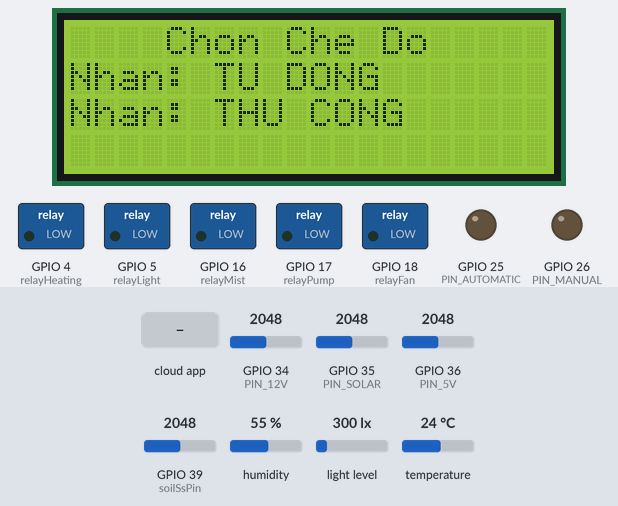
The program below on a simulated ESP32. Parts: 20×4 character LCD, switched loads named in the program (green lamp = pin HIGH), output pins drawn as LEDs (lit = HIGH). Inputs (shaded band) come from the test bench; at power-on: humidity 55 %, GPIO 39 (soilSsPin) = 2048, temperature 24 °C, GPIO 34 (PIN_12V) = 2048, GPIO 35 (PIN_SOLAR) = 2048, GPIO 36 (PIN_5V) = 2048, light level 300 lx. WiFi joins after 1.5 s; servers stay silent unless stated; the Firebase database answers and starts empty; what the program prints to the serial monitor is not drawn.

Above: at 5.5 s.
5.6 s: the phone or cloud app sets AModeActive to AUTOMATIC
At 7.1 s:
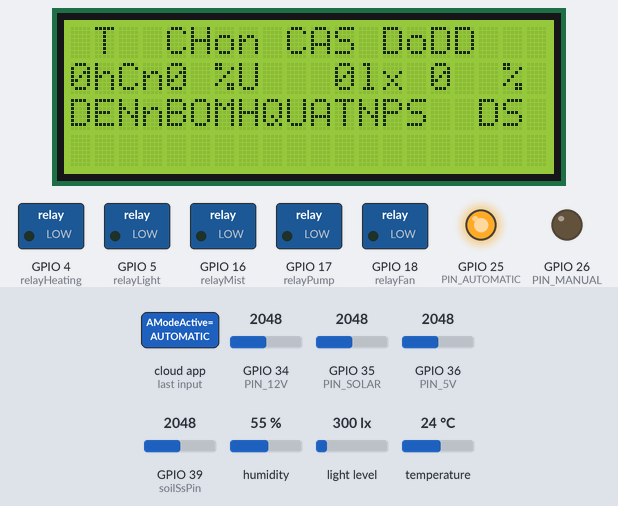
19.2 s: humidity set to 51 %
At 28.2 s:
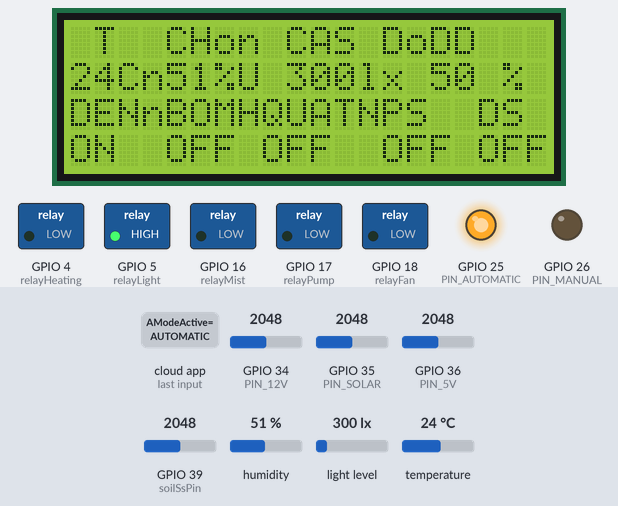
29.4 s: humidity set to 47 %
At 38.9 s:
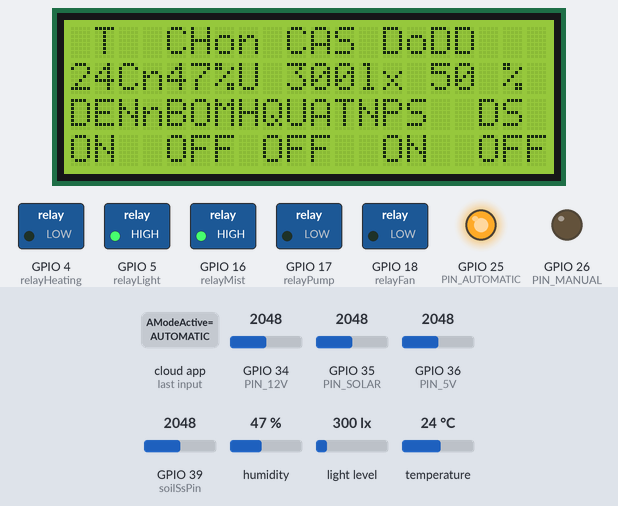
39.6 s: GPIO 39 (soilSsPin) set to 2142
At 48.9 s:
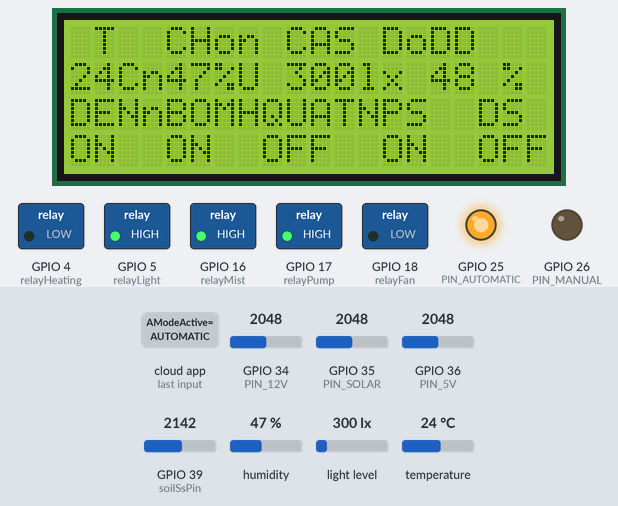
49.9 s: temperature set to 21 °C
At 59.0 s:
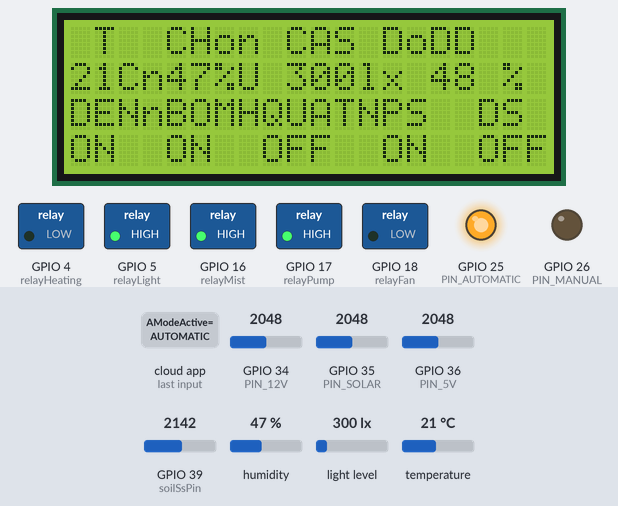
60.0 s: temperature set to 18 °C
At 69.9 s:
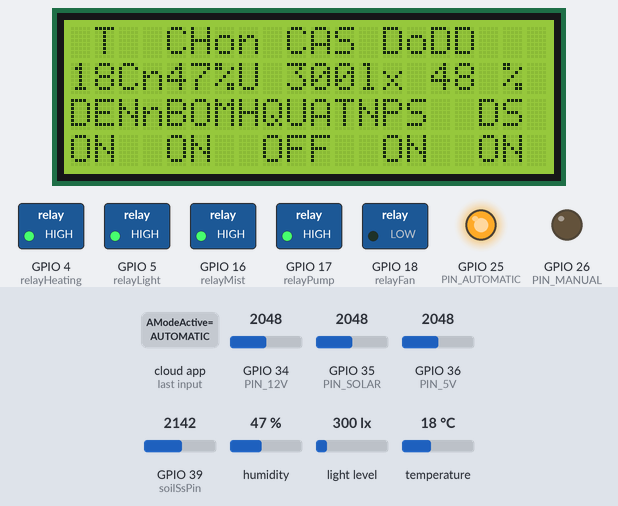
Timing chart, 0 to 71.3 s (numbered marks = the images above; inputs shaded):
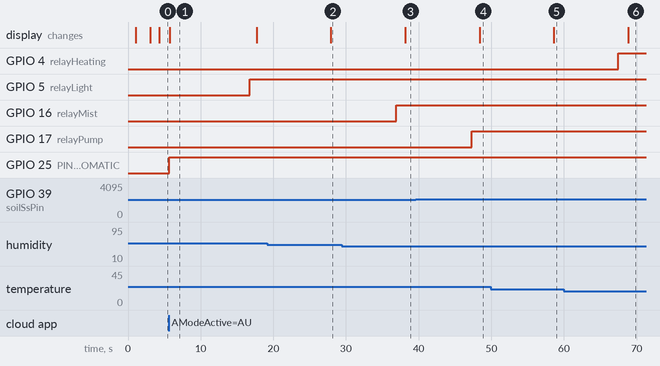

The program:

main.cpp
```cpp
#include <main.h>

#define FIREBASE_HOST "readtemphumi-default-rtdb.firebaseio.com"
#define FIREBASE_AUTH "qhMBENlso11IhSldZAvefbmN5gqqW5moVpqigphX"

// #define WIFI_SSID "Lính Thuỷ Đánh Bạc"
// #define WIFI_PASSWORD "07091995"

// #define WIFI_SSID "Tang 3.1"
// #define WIFI_PASSWORD "14220auco"
#define WIFI_SSID "linlin"
#define WIFI_PASSWORD "02122001"

#define I2C_SDA 21
#define I2C_SCL 22
#define DHTPIN 15
#define DHTTYPE DHT11
#define relayLight 5
#define relayFan 18
#define relayMist 16
#define relayHeating 4
#define relayPump 17
#define soilSsPin 39
#define PIN_12V 34
#define PIN_5V 36
#define PIN_SOLAR 35
#define PIN_VSOLAR 32
#define PIN_AUTOMATIC 25
#define PIN_MANUAL 26

// DHT11
DHT dht(DHTPIN, DHTTYPE);

FirebaseData firebaseData;

// LCD
LiquidCrystal_I2C lcd(0x27, 20, 4);

// BH1750
BH1750 lightMeter;
// Lọc Nhiễu
SimpleKalmanFilter filter(2, 2, 0.01);
/* Sử dụng enum để khai báo và lựa chế độ hoạt động cho hệ thống*/
typedef enum {
    AUTOMATIC = 0,
    HANDWORK,
    DEFAUT
} ModeActive;

struct ParamSystem {
    int amountLight;
    int percentSM;
    float temperature;
    float humidity;
    float currentOfLoad;
    float powerOfLoad;
    float currentOfSolar;
    float powerOfSolar;
};
String fan = "";
String light = "";
String mist = "";
String heating = "";
String pump = "";
String modeAtv = "";
String resetlcd = "";
String flagChangeStateRl = "";
unsigned long timeWaitRead = 0;
ModeActive modeActive = DEFAUT;
ParamSystem param;
char key;
bool resetLCDFlag = false;
bool turnOffRelayFlag = false;
bool flagAutomatic = false;
bool flagGetParam = false;
bool checkModeAtm = false;  // Biến kiểm tra câu lệnh đã được thực hiện hay chưa
bool checkModeHw = false;   // Biến kiểm tra câu lệnh đã được thực hiện hay chưa

void setup() {
    Serial.begin(115200);
    delay(1000);

    // lcd
    Wire.begin(I2C_SDA, I2C_SCL);  // Initialize I2C interface
    lcd.init();                    // Initialize the LCD screen
    lcd.backlight();               // Turn on backlight

    // ConnectWifi
    initWiFi();

    // Connect Firebase
    // Firebase.begin(FIREBASE_HOST, FIREBASE_AUTH);
    connectFirebase();

    // DHT
    dht.begin();

    // BH1750
    lightMeter.begin();

    pinMode(relayLight, OUTPUT);
    pinMode(relayFan, OUTPUT);
    pinMode(relayMist, OUTPUT);
    pinMode(relayHeating, OUTPUT);
    pinMode(relayPump, OUTPUT);
    pinMode(soilSsPin, INPUT);
    pinMode(PIN_12V, INPUT);
    pinMode(PIN_5V, INPUT);
    pinMode(PIN_VSOLAR, INPUT);
    pinMode(PIN_AUTOMATIC, OUTPUT);
    pinMode(PIN_MANUAL, OUTPUT);
    setData("/ControlDevice/LIGHT", "OFF");
    setData("/ControlDevice/FAN", "OFF");
    setData("/ControlDevice/MIST", "OFF");
    setData("/ControlDevice/HEATING", "OFF");
    setData("/ControlDevice/PUMP", "OFF");
    setData("/AModeActive", "DEFAUT");
    setData("/ResetLCD", "NO");
    setData("/ChangeStateRelay", "YES");
    timeWaitRead = (unsigned long)millis();
    initDisplay();
}

void loop() {
    // check WiFi Connection
    if (WiFi.status() != WL_CONNECTED) {
        reconnectWiFi();
    }
    /* THực hiện đếm thời gian để đọc giá trị của các cảm biến cho hệ thống*/
    unsigned long currentMillis = millis();
    if (currentMillis - timeWaitRead >= 10000) {
        flagAutomatic = true;
        flagGetParam = true;
        timeWaitRead = currentMillis;
    }
    if (flagGetParam == true) {
        getParamSensors();
        flagGetParam = false;
    }
    /* Hàm thực thi hoạt động của hệ thống*/
    selectModeActive();
    /* Reser LCD khi cần thiết*/
    resetlcd = getData("/ResetLCD");
    if (resetlcd == "YES") {
        Serial.print("Reset LCD");
        resetLCD();
        setData("/ResetLCD", "NO");
    }
}

void initWiFi() {
    WiFi.begin(WIFI_SSID, WIFI_PASSWORD);  // try to connect with wifi
    Serial.print("Connecting to ");
    Serial.print(WIFI_SSID);
    while (WiFi.status() != WL_CONNECTED) {
        Serial.print(".");
        for (int i = 0; i < 5; i++) {
            lcd.setCursor(i, 0);
            lcd.print(".");
            if (i == 4) {
                reconnectWiFi();
            }
        }
        delay(500);
    }
    lcd.clear();
    Serial.println();
    Serial.print("Connected to ");
    Serial.println(WIFI_SSID);
    Serial.print("IP Address is : ");
    Serial.println(WiFi.localIP());
}
void connectFirebase() {
    Firebase.begin(FIREBASE_HOST, FIREBASE_AUTH);
    while (!Firebase.ready()) {
        Firebase.begin(FIREBASE_HOST, FIREBASE_AUTH);
        Serial.print("Connecting With Firebase...!!\n");
    }
    Serial.print("Connected With Firebase...!!\n");
}
void reconnectWiFi() {
    // Loop until we're reconnected
    if (WiFi.status() != WL_CONNECTED) {
        WiFi.begin(WIFI_SSID, WIFI_PASSWORD);
        while (WiFi.status() != WL_CONNECTED) {
            delay(500);
            Serial.print(".");
        }
        Serial.println("Connected to AP");
    }
}

float* readTempHumi() {
    float* result = (float*)malloc(2 * sizeof(float));
    float humidity = (float)dht.readHumidity();
    float temperature = dht.readTemperature();
    if (isnan(humidity) || isnan(temperature)) {
        Serial.println("Failed to read data from DHT sensor");
        result[0] = NAN;
        result[1] = NAN;
    } else {
        Serial.print("Humidity: ");
        Serial.print(humidity);
        Serial.print("%, Temperature: ");
        Serial.print(temperature);
        Serial.println("°C");
        result[0] = humidity;
        result[1] = temperature;
    }
    return result;
}

int readSoilMoisture() {
    int value = 0;
    int realValue = 0;
    for (int i = 0; i <= 100; i++) {
        value = +analogRead(soilSsPin);
    }
    realValue = value / 100;
    int percent = map(value, 0, 4095, 0, 100);
    int realPercentage = 100 - percent;
    Serial.printf("Do Am Dat: %d%%\n", realPercentage);
    return realPercentage;
}

long readLightIntensity() {
    long lux = (long)lightMeter.readLightLevel();
    Serial.print("Light: ");
    Serial.print(lux);
    Serial.println(" lx");
    return lux;
}

void getParamSensors() {
    float voltageSolar = 0;
    float* tempHumi = readTempHumi();
    param.humidity = tempHumi[0];
    param.temperature = tempHumi[1];
    param.percentSM = readSoilMoisture();
    param.amountLight = readLightIntensity();
    float* currentPowerLoad12V = readCurrent(PIN_12V);
    float* currentPowerLoad5V = readCurrent(PIN_5V);
    float* currentPowerSolar = readCurrent(PIN_SOLAR);
    voltageSolar = getFData("/Energy/Solar/Voltage");
    param.currentOfLoad = ((float)((int)((currentPowerLoad12V[0] + currentPowerLoad5V[0]) * 100 + 0.5))) / 100.0;
    param.powerOfLoad = ((float)((int)((currentPowerLoad12V[1] + currentPowerLoad5V[1]) * 100 + 0.5))) / 100.0;
    param.currentOfSolar = ((int)(currentPowerSolar[0] * 100 + 0.5)) / 100.0;
    param.powerOfSolar = ((int)((currentPowerSolar[0]*voltageSolar) * 100 + 0.5)) / 100.0;
    // printf("currentOfLoad: %f\t\npowerOfLoad %f\t\ncurrentOfSolar%f\t\npowerOfSolar%f\t\n", param.currentOfLoad, param.powerOfLoad, param.currentOfSolar, param.powerOfSolar);
    Firebase.setFloat(firebaseData, "/Sensor/DHT11/Humidity", param.humidity);
    Firebase.setFloat(firebaseData, "/Sensor/DHT11/Temperature", param.temperature);
    Firebase.setFloat(firebaseData, "/Sensor/LightIntensity", param.amountLight);
    Firebase.setInt(firebaseData, "/Sensor/SoilMoisture", param.percentSM);
    Firebase.setFloat(firebaseData, "/Energy/Load/Current", param.currentOfLoad);
    Firebase.setFloat(firebaseData, "/Energy/Load/Power", param.powerOfLoad);
    Firebase.setFloat(firebaseData, "/Energy/Solar/Current", param.currentOfSolar);
    Firebase.setFloat(firebaseData, "/Energy/Solar/Power", param.powerOfSolar);
}

// set data
void setData(const char* key, const char* value) {
    if (Firebase.setString(firebaseData, key, value)) {
        Serial.println("Set field success");
    } else {
        Serial.println("Set field failure");
    }
}

// get Data
String getData(const char* key) {
    Firebase.getString(firebaseData, key);
    return firebaseData.stringData();
}
float getFData(const char* key) {
    Firebase.getFloat(firebaseData, key);
    return firebaseData.floatData();
}
// control relay
void controlRelay(String device, int pin, String name) {
    if (device == "ON ") {  // compare the input of led status received from firebase
        Serial.print(name);
        Serial.println(" turned ON");
        digitalWrite(pin, HIGH);  // make output ON
    }

    else if (device == "OFF") {  // compare the input of led status received from firebase
        Serial.print(name);
        Serial.println(" turned OFF");
        digitalWrite(pin, LOW);  // make output OFF
    } else {
        Serial.println("Wrong Credential! Please send ON/OFF");
    }
}

void controlDevice(int pin, bool statusRelay, const char* device) {
    digitalWrite(pin, statusRelay);
    if (digitalRead(pin) == HIGH) {
        setData(device, "ON ");
    } else {
        setData(device, "OFF");
    }
}

void handleModeAutomatic() {
    bool fanState = LOW;
    bool lightState = LOW;
    bool mistState = LOW;
    bool pumpState = LOW;
    bool heatingState = LOW;
    if (!(param.temperature >= 20 && param.temperature <= 34)) {
        if (param.temperature > 34) {
            fanState = HIGH;
            heatingState = LOW;
            if (param.humidity <= 70) {
                mistState = HIGH;
            } else
                mistState = LOW;
        } else {
            fanState = LOW;
            heatingState = HIGH;
            mistState = LOW;
        }
    }
    if (!(param.humidity >= 50 && param.humidity <= 70)) {
        if (param.humidity > 70) {
            fanState = HIGH;
            mistState = LOW;
        } else if (param.humidity < 50) {
            fanState = LOW;
            mistState = HIGH;
        }
    }

    if (param.percentSM >= 50 && param.percentSM <= 100) {
        pumpState = LOW;
    } else {
        pumpState = HIGH;
    }

    if (param.amountLight < 2000) {
        lightState = HIGH;
    } else if (param.amountLight >= 2000 && param.amountLight <= 3000) {
        lightState = LOW;
    } else {
        lightState = LOW;
    }

    controlDevice(relayFan, fanState, "/ControlDevice/FAN");
    controlDevice(relayHeating, heatingState, "/ControlDevice/HEATING");
    controlDevice(relayMist, mistState, "/ControlDevice/MIST");
    controlDevice(relayPump, pumpState, "/ControlDevice/PUMP");
    controlDevice(relayLight, lightState, "/ControlDevice/LIGHT");

    // Lấy trạng thái của các thiết bị từ hệ thống
    fan = getData("/ControlDevice/FAN");
    light = getData("/ControlDevice/LIGHT");
    mist = getData("/ControlDevice/MIST");
    heating = getData("/ControlDevice/HEATING");
    pump = getData("/ControlDevice/PUMP");
}

void runModeAutomatic() {
    if (flagAutomatic) {
        handleModeAutomatic();
        flagAutomatic = false;
    }
    displayParamSystem();
}

void runModeHandwork() {
    flagChangeStateRl = getData("/ChangeStateRelay");
    if (flagChangeStateRl == "YES") {
        fan = getData("/ControlDevice/FAN");
        light = getData("/ControlDevice/LIGHT");
        mist = getData("/ControlDevice/MIST");
        heating = getData("/ControlDevice/HEATING");
        pump = getData("/ControlDevice/PUMP");
        controlRelay(fan, relayFan, "QUAT");
        controlRelay(light, relayLight, "DEN");
        controlRelay(mist, relayMist, "PS");
        controlRelay(heating, relayHeating, "DENSuoi");
        controlRelay(pump, relayPump, "BOM");
        setData("/ChangeStateRelay", "NO");
    }
    displayParamSystem();
}

void turnOnRelayHandwork() {
    if (key == '1') {
        setData("/ControlDevice/LIGHT", "ON ");
    } else if (key == '2') {
        setData("/ControlDevice/PUMP", "ON ");
    } else if (key == '3') {
        setData("/ControlDevice/FAN", "ON ");
        //    Serial.print("PhunSuong ON\n");
    } else if (key == '4') {
        setData("/ControlDevice/MIST", "ON ");
        //    Serial.print("Rem ON\n");
    } else if (key == '5') {
        setData("/ControlDevice/CURTAIN", "ON ");
    }
}

bool turnOffRelayHandwork() {
    //  if (turnOffRelayFlag) {
    if (key == '6') {
        setData("/  ControlDevice/LIGHT", "OFF");
    } else if (key == '7') {
        setData("/ControlDevice/PUMP", "OFF");
    } else if (key == '8') {
        setData("/ControlDevice/FAN", "OFF");
        //    Serial.print("PhunSuong OFF\n");
    } else if (key == '9') {
        setData("/ControlDevice/MIST", "OFF");
    }
    turnOffRelayFlag = false;
    return true;
    //  }
}

void selectModeActive() {
    modeAtv = getData("/AModeActive");
    if (modeAtv == "AUTOMATIC") {
        if (!checkModeAtm) {
            checkModeAtm = true;
            checkModeHw = false;
            digitalWrite(PIN_AUTOMATIC, HIGH);
            digitalWrite(PIN_MANUAL, LOW);
            Serial.printf("TC: %d\nTD:%d\n", digitalRead(PIN_MANUAL), digitalRead(PIN_AUTOMATIC));
        }
        runModeAutomatic();
    } else if (modeAtv == "HANDWORK") {
        if (!checkModeHw) {
            checkModeHw = true;
            checkModeAtm = false;
            digitalWrite(PIN_AUTOMATIC, LOW);
            digitalWrite(PIN_MANUAL, HIGH);
            Serial.printf("TC: %d\nTD:%d\n", digitalRead(PIN_MANUAL), digitalRead(PIN_AUTOMATIC));
        }
        runModeHandwork();
    } else {
        //    initDisplay();
        Serial.print("Please select mode !!!\n");
    }
}

void resetLCD() {
    lcd.begin(20, 4);     // Cài đặt lại độ phân giải và số dòng
    lcd.clear();          // Xóa toàn bộ màn hình
    lcd.setCursor(0, 0);  // Đặt con trỏ về vị trí đầu tiên trên màn hình
                          //  lcd.print("LCD RESET"); // In ra thông báo LCD đã được reset
                          //  lcd.clear(); // Xóa toàn bộ màn hình
}

void initDisplay() {
    lcd.setCursor(4, 0);
    lcd.print("Chon Che Do");
    lcd.setCursor(0, 1);
    lcd.print("Nhan: TU DONG");
    lcd.setCursor(0, 2);
    lcd.print("Nhan: THU CONG");
}
void displayParamSystem() {
    char buff[5] = {0};
    if (param.amountLight < 10) {
        sprintf(buff, "   %d", param.amountLight);
    } else if (param.amountLight < 100) {
        sprintf(buff, "  %d", param.amountLight);
    } else if (param.amountLight < 1000) {
        sprintf(buff, " %d", param.amountLight);
    } else if (param.amountLight < 10000) {
        sprintf(buff, "%d", param.amountLight);
        Serial.print(buff);
    }
    // NhietDo
    lcd.setCursor(1, 0);
    lcd.print("T");
    lcd.setCursor(0, 1);
    lcd.print((int)param.temperature);
    lcd.setCursor(2, 1);
    lcd.print("C");
    // Do Am Khong Khi
    lcd.setCursor(5, 0);
    lcd.print("H");
    lcd.setCursor(4, 1);
    lcd.print((int)param.humidity);
    lcd.setCursor(6, 1);
    lcd.print("%");
    // Anh sang
    lcd.setCursor(10, 0);
    lcd.print("AS");
    lcd.setCursor(8, 1);
    lcd.print(buff);
    lcd.setCursor(12, 1);
    lcd.print("lx");
    // Do Am Dat
    lcd.setCursor(15, 0);
    lcd.print("DD");
    lcd.setCursor(15, 1);
    lcd.print(param.percentSM);
    lcd.setCursor(18, 1);
    lcd.print("%");
    // Den
    lcd.setCursor(0, 2);
    lcd.print("DEN");
    lcd.setCursor(0, 3);
    lcd.print(light);
    // Bom
    lcd.setCursor(4, 2);
    lcd.print("BOM");
    lcd.setCursor(4, 3);
    lcd.print(pump);
    // Quat
    lcd.setCursor(8, 2);
    lcd.print("QUAT");
    lcd.setCursor(8, 3);
    lcd.print(fan);
    // Phun Suong
    lcd.setCursor(13, 2);
    lcd.print("PS");
    lcd.setCursor(13, 3);
    lcd.print(mist);
    // Rem
    lcd.setCursor(17, 2);
    lcd.print("DS");
    lcd.setCursor(17, 3);
    lcd.print(heating);
    // }
}

float* readCurrent(float pin) {
    float* result = (float*)malloc(2 * sizeof(float));
    float sum = 0;
    float current = 0, power = 0;
    float sumavg = 0;
    if (pin == PIN_12V) {
        for (int i = 0; i < 100; i++) {
            float raw = analogRead(pin);
            float valueFiltered = filter.updateEstimate(raw);
            float value = (raw * 5.00 / 4095.0) * 0.707;  // 0.70 0.707
            sum += value;
        }
        sumavg = sum / 100;
        current = (sumavg - 5.00 * 0.5) / 0.066;  // 0.066
        if (current < 0.1) {
            current = 0;
        }
        power = 12.00 * current;
    } else if (pin == PIN_SOLAR) {
        for (int i = 0; i < 100; i++) {
            float raw = analogRead(pin);
            // float valueFiltered = filter.updateEstimate(raw);
            float value = (raw * 5.00 / 4095.0) * 0.71;  // 0.95; 0.83  0.805 0.827 0.687 0.703
            sum += value;
        }
        sumavg = sum / 100;
        current = (sumavg - 5.00 * 0.5) / 0.185;  // 0185 0.066
        if (current < 0) {
            current = 0;
        }
        power = 18.00 * current;
    } else if (pin == PIN_5V) {
        for (int i = 0; i < 100; i++) {
            float raw = analogRead(pin);
            float valueFiltered = filter.updateEstimate(raw);
            float value = (raw * 5.00 / 4095.0) * 0.705;  //  0.70 0.71
            sum += value;
        }
        sumavg = sum / 100;
        current = (sumavg - 5.00 * 0.5) / 0.066;  // 0.066
        if (current < 0) {
            current = 0;
        }
        power = 5.00 * current;
    }
    Serial.println("\n\t ------------------------------");
    Serial.printf("Voltage: %0.2f\n", sumavg);
    Serial.printf("Current: %0.2f\n", current);
    Serial.printf("Power: %0.2f\n", power);

    result[0] = current;
    result[1] = power;
    return result;
}
float readVoltage(float pin) {
    float Vin = 0;
    float sumVolt = 0;
    for (int i = 0; i < 300; i++) {
        int adc = analogRead(pin);
        // float vout = (adc * 5.00) / 4095;
        // sumVolt = sumVolt + vout;
        sumVolt = sumVolt + adc;
    }
    float sum = sumVolt / 300;

    float voltage = mapp(sum, 0, 4095, 0.00, 24.00);
    Serial.printf("adc = %0.2f\n", sum);
    Serial.printf("Vin = %0.2f\n", voltage);
    return Vin;
}

float mapp(long x, long in_min, long in_max, long out_min, long out_max) {
    const long run = in_max - in_min;
    if (run == 0) {
        log_e("map(): Invalid input range, min == max");
        return -1;  // AVR returns -1, SAM returns 0
    }
    const long rise = out_max - out_min;
    const long delta = x - in_min;
    float result = ((float)(delta * rise) / run + out_min) * 0.7;
    return result;
}
```

Source omitted: main.h (853 bytes)

Measured:
- the behaviour switches between 50 and 49 % on humidity (found by bisection; images 2 and 3)
- the behaviour switches between 2088 and 2089 on GPIO 39 (soilSsPin) (found by bisection; images 3 and 4)
- the behaviour switches between 20 and 19 °C on temperature (found by bisection; images 5 and 6)
- after the input at 5.6 s, GPIO 5 (relayLight): LOW → HIGH after 11.2 s; GPIO 25 (PIN_AUTOMATIC): LOW → HIGH after 0.07 s; the display: changes after 0.12 s (image 1)
- after the input at 19.2 s, the display: changes after 8.7 s (image 2)
- after the input at 29.4 s, GPIO 16 (relayMist): LOW → HIGH after 7.5 s; the display: changes after 8.8 s (image 3)
- after the input at 39.6 s, GPIO 17 (relayPump): LOW → HIGH after 7.7 s; the display: changes after 8.8 s (image 4)
- after the input at 49.9 s, the display: changes after 8.7 s (image 5)
- after the input at 60.0 s, GPIO 4 (relayHeating): LOW → HIGH after 7.4 s; the display: changes after 8.9 s (image 6)
